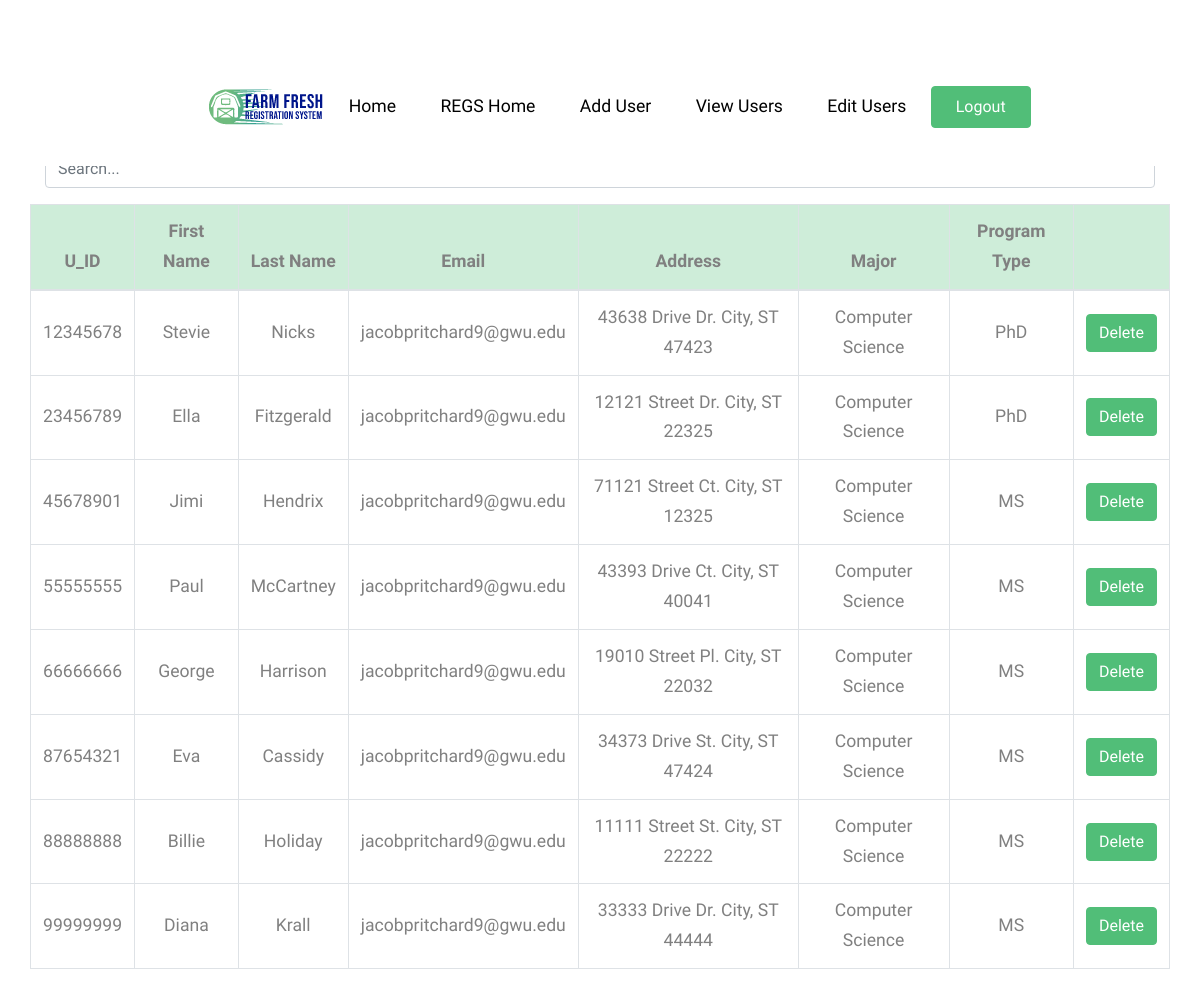
The page /REGS/src/students.php (signed in) on the database as committed earlier.
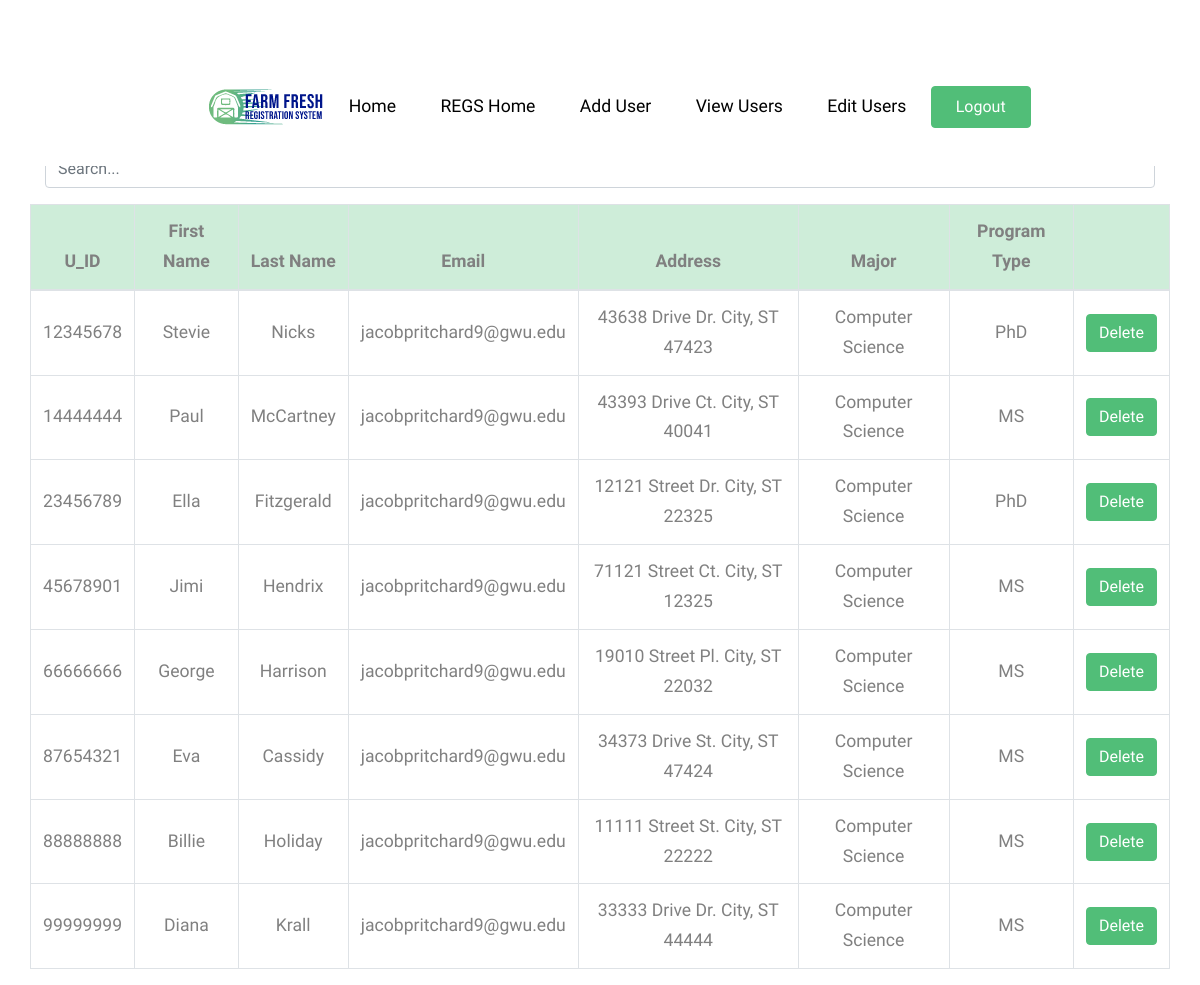
The same page on the database as committed later.
### tables this page shows
create table student(
u_id int NOT NULL,
fname varchar(20) NOT NULL,
lname varchar(20) NOT NULL,
addr varchar(50) NOT NULL,
email varchar(30) NOT NULL,
major varchar(20) NOT NULL,
degree varchar(3),
gpa decimal(3,2),
gradapp int,
form1status int,
advisor int,
primary key (u_id),
foreign key (u_id) references users(id)
);

### REGS/src/students.php (the view, shortened to what this page needs)
<?php
require_once ('header.php');
$dbc = mysqli_connect(DB_HOST, DB_USER, DB_PASSWORD, DB_NAME);
?>
<!DOCTYPE html>
<html lang="en">
<head>
</head>
<body>
	<div class="container mt-5 pt-3">
        <h1 class="text-primary"> Students </h1> <br>
		<input class="form-control" id="search_filter" type="text" placeholder="Search...">
		<div class="row mt-3">
			<table class="table table-bordered">
				<thead>
					<tr class="text-center table-primary">
						<th scope="col">  U_ID </th>
						<th scope="col"> First Name </th>
						<th scope="col"> Last Name </th>
						<th scope="col"> Email </th>
						<th scope="col"> Address </th>
						<th scope="col"> Major </th>
						<th scope="col"> Program Type </th>
						<th> </th>
					</tr>
				</thead>
				<tbody id="student_table">
			<?php
				$query = 'SELECT u_id, fname, lname, email, addr, major, degree
						  FROM student';
				$students = mysqli_query ($dbc, $query);
				while ($students && $s = mysqli_fetch_assoc ($students)) {
					echo '<tr class="text-center">';
					foreach ($s as $data) {
						echo '<td class="align-middle">' . $data . '</td>';
					}
					echo '<td class="align-middle">';
					echo '<a href="students.php?id='. $s['u_id'] .'" class="btn btn-primary"> Delete </a>';
					echo '</td> </tr>';
				}
			?>
				</tbody>
			</table>
		</div>
	</div>
</body>
</html>

### REGS/src/header.php (shortened to what this page needs)
<!DOCTYPE html>
<html lang="en">
<head>
  <link rel="stylesheet" href="fonts/icomoon/style.css">
  <link rel="stylesheet" href="css/bootstrap.min.css">
  <link rel="stylesheet" href="css/jquery-ui.css">
  <link rel="stylesheet" href="css/owl.carousel.min.css">
  <link rel="stylesheet" href="css/owl.theme.default.min.css">
  <link rel="stylesheet" href="css/owl.theme.default.min.css">
  <link rel="stylesheet" href="css/jquery.fancybox.min.css">
  <link rel="stylesheet" href="css/bootstrap-datepicker.css">
  <link rel="stylesheet" href="fonts/flaticon/font/flaticon.css">
  <link rel="stylesheet" href="css/aos.css">
  <link href="css/jquery.mb.YTPlayer.min.css" media="all" rel="stylesheet" type="text/css">
  <link rel="stylesheet" href="css/style.css">
</head>
<body data-spy="scroll" data-target=".site-navbar-target" data-offset="300">
  <div class="site-wrap">
    <header class="site-navbar py-4 js-sticky-header site-navbar-target" role="banner">
      <div class="container">
        <div class="d-flex align-items-center">
          <div class="mx-auto">
            <nav class="site-navigation position-relative text-right" role="navigation">
              <ul class="site-menu main-menu js-clone-nav mr-auto d-none d-lg-block">
                <li>
                  <div class="site-logo">
                  <a href="../../ADS/Webpages/superindex.php" class="d-block">
                    <img src="images/logo.png" alt="Image" class="img-fluid">
                  </a>
                  </div>
                </li>
                <li>
                  <a href="../../ADS/Webpages/superindex.php" class="nav-link text-left">Home</a>
                </li>
                <li>
                  <a href="home.php" class="nav-link text-left">REGS Home</a>
                </li>
			<?php
				if (isset ($_SESSION['p_level'])) {
					switch ($_SESSION['p_level']) {
						case 1:
							echo '
								<li>
								  <a href="add_user.php">Add User</a>
								</li>
								<li>
								  <a href="users.php" class="nav-link text-left">View Users</a>
								</li>
                <li>
                  <a href="edit_user.php" class="nav-link text-left">Edit Users</a>
                </li>
							';
							break;
					}
				}
                if (!isset($_SESSION['id'])) {
                echo'<li>
                <a href="login.php" class="small btn btn-primary px-4 py-2 rounded-0"><span class="icon-unlock-alt"></span> Log In </a>
                </li>';
                } else {
                  echo'<li>
                  <a href="logout.php" style="Color: #FFFFFF;" class="small btn btn-primary rounded-2 px-4 py-2">Logout</a>
                  </li>';
                }
      ?>
            </nav>
          </div>
        </div>
      </div>
    </header>
</body>
</html>

### REGS/src/css/style.css (style rules this page uses)
body { line-height: 1.7; color: gray; font-weight: 300; font-size: 1.1rem; }
a { -webkit-transition: .3s all ease; -o-transition: .3s all ease; transition: .3s all ease; }
h1, h2, h3, h4, h5, .h1, .h2, .h3, .h4, .h5 { font-family: "Muli", -apple-system, BlinkMacSystemFont, "Segoe UI", Roboto, "Helvetica Neue", Arial, sans-serif, "Apple Color Emoji", "Segoe UI Emoji", "Segoe UI Symbol", "Noto Color Emoji"; }
.site-wrap:before { display: none; -webkit-transition: .3s all ease-in-out; -o-transition: .3s all ease-in-out; transition: .3s all ease-in-out; background: rgba(0, 0, 0, 0.6); content: ""; position: absolute; z-index: 2000; top: 0; left: 0; right: 0; bottom: 0; opacity: 0; visibility: hidden; }
.site-logo { position: relative; font-weight: 900; font-size: 1.3rem; }
.site-logo a { color: #000; }
.site-navbar { margin-bottom: 0px; z-index: 1999; position: absolute; width: 100%; }
.site-navbar .site-navigation .site-menu { margin-bottom: 0; }
.site-navbar .site-navigation .site-menu a { text-decoration: none !important; display: inline-block; }
.site-navbar .site-navigation .site-menu > li { display: inline-block; }
.site-navbar .site-navigation .site-menu > li > a { padding: 20px 20px; color: #000; display: inline-block; text-decoration: none !important; }
.sticky-wrapper .site-navbar { -webkit-transition: .3s all ease; -o-transition: .3s all ease; transition: .3s all ease; background: #fff; }
.sticky-wrapper .site-navbar .site-logo a { color: #000; }
.sticky-wrapper .site-navbar .site-menu > li { display: inline-block; }

Rows that differ between the two databases and show on the page:
removed student: u_id "55555555", fname "Paul", lname "McCartney", email "jacobpritchard9@gwu.edu", addr "43393 Drive Ct. City, ST 40041", major "Computer Science", degree "MS"
added student: u_id "14444444", fname "Paul", lname "McCartney", email "jacobpritchard9@gwu.edu", addr "43393 Drive Ct. City, ST 40041", major "Computer Science", degree "MS"
